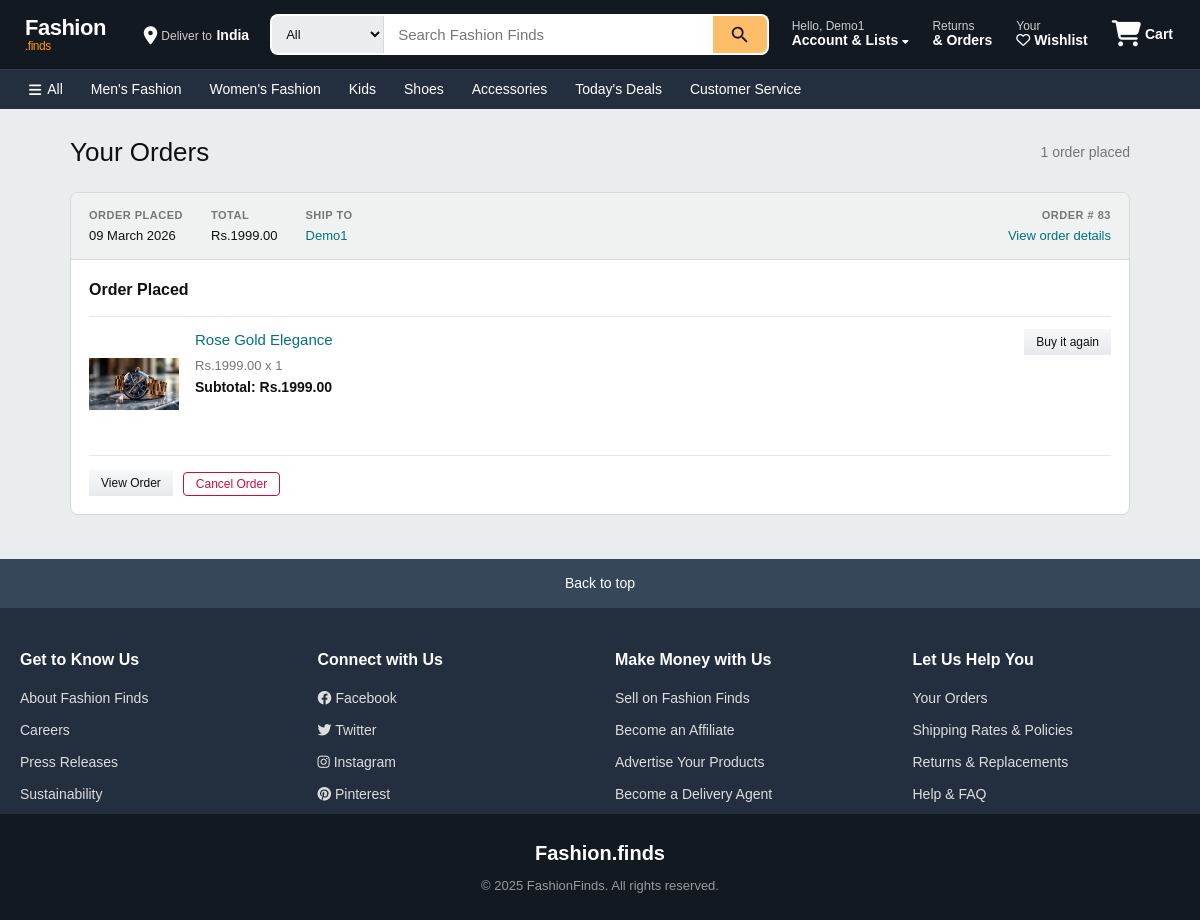
Page /my_orders (signed in) on the earlier database version.
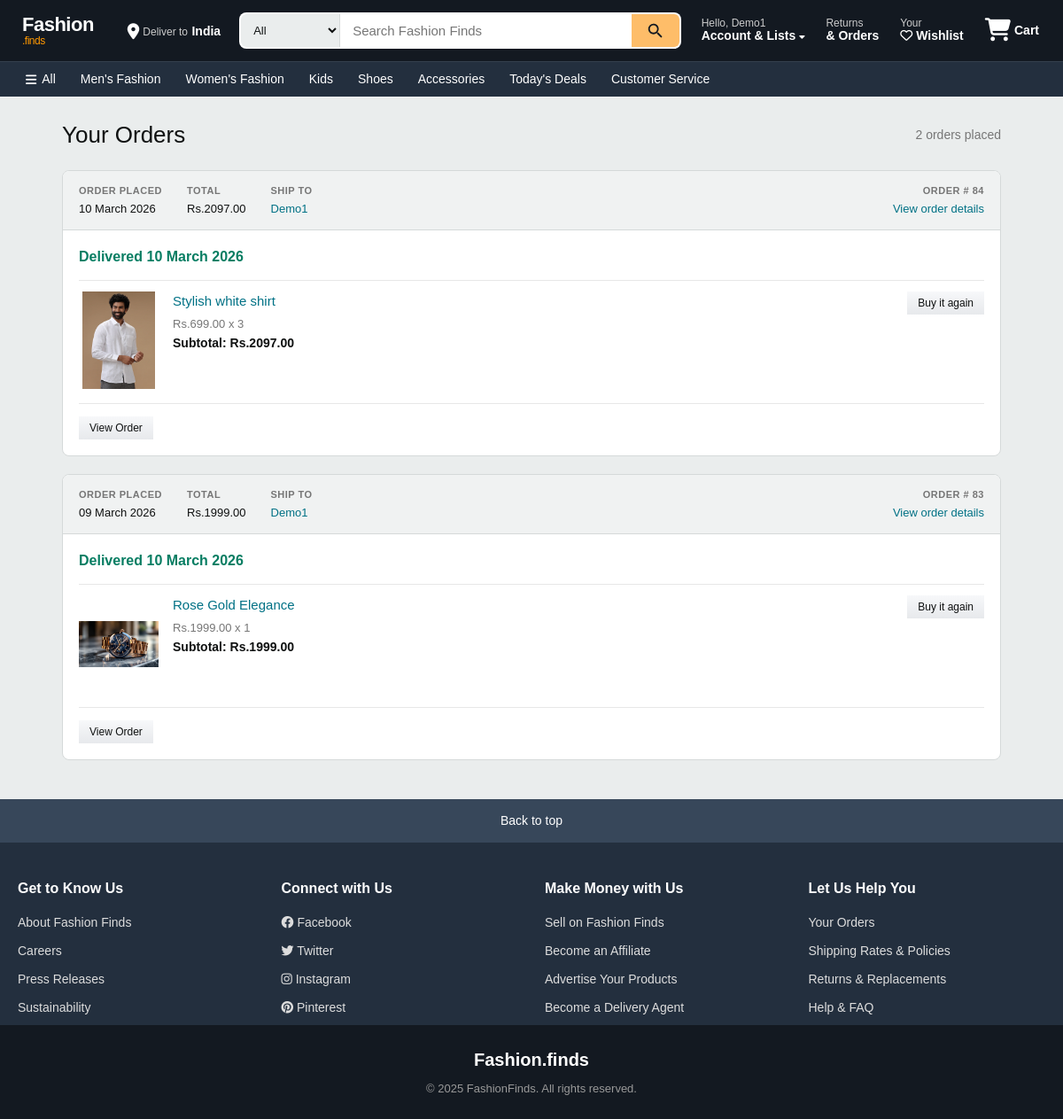
Same page on the later database version.
### app/models.py (models this page shows, shortened)
class User(db.Model, UserMixin):
    __tablename__ = 'users'
    id = db.Column(db.Integer, primary_key=True)
    name = db.Column(db.String(100), nullable=False)
    phone = db.Column(db.String(15), nullable=False)
    email = db.Column(db.String(100), unique=True, nullable=False)
    password = db.Column(db.String(255), nullable=False)
    address = db.Column(db.Text, nullable=False)
    state = db.Column(db.String(50), nullable=False)
    city = db.Column(db.String(50), nullable=False)
    pincode = db.Column(db.String(10), nullable=False)
    reset_token = db.Column(db.String(255), nullable=True)
    reset_token_expiry = db.Column(db.DateTime, nullable=True)
    approved = db.Column(db.Boolean, default=False)
    role = db.Column(db.String(10), nullable=False)

class Order(db.Model):
    __tablename__ = 'orders'
    id = db.Column(db.Integer, primary_key=True)
    user_id = db.Column(db.Integer, db.ForeignKey('users.id'), nullable=False)
    total_price = db.Column(db.Float, nullable=False)
    status = db.Column(db.String(50), nullable=False, default="Pending")  # ('Pending', 'Shipped', 'Delivered', 'Cancelled')
    order_date = db.Column(db.DateTime, nullable=False, default=lambda: datetime.now(timezone.utc))
    delivery_date = db.Column(db.DateTime, nullable=True)
    order_items = db.relationship('OrderItem', backref='order', lazy=True, cascade="all, delete-orphan")
    delivery_person_id = db.Column(db.Integer, db.ForeignKey('users.id'), nullable=True)
    customer_name = db.Column(db.String(100), nullable=False)
    address_line_1 = db.Column(db.String(100), nullable=False)
    state = db.Column(db.String(100), nullable=False)
    city = db.Column(db.String(100), nullable=False)
    pincode = db.Column(db.String(20), nullable=False)
    mail = db.Column(db.String(50), nullable=False)

class Product(db.Model):
    __tablename__ = 'products'
    id = db.Column(db.Integer, primary_key=True)
    product_name = db.Column(db.String(100), nullable=False)
    product_picture = db.Column(db.String(1000), nullable=False)
    current_price = db.Column(db.Float, nullable=False)
    previous_price = db.Column(db.Float, nullable=False)
    description = db.Column(db.String(2000), nullable=True)
    color = db.Column(db.String(15))
    rating = db.Column(db.Integer, default=0)
    sale = db.Column(db.Boolean, default=False)
    discount = db.Column(db.Integer, nullable=True, default=0)
    category = db.Column(db.String(100), nullable=False)
    brand_id = db.Column(db.Integer, db.ForeignKey('brands.id'), nullable=True)
    count = db.Column(db.Integer, nullable=False, default=0)
    quantity_size = db.relationship('ProductSize', backref='product', lazy=True, cascade="all, delete-orphan")
    carts = db.relationship('Cart', backref='cart_product', lazy=True, cascade="all, delete-orphan")
    wishlists = db.relationship('Wishlist', backref='wishlist_product', lazy=True, cascade="all, delete-orphan")
    order_items = db.relationship('OrderItem', backref='product', lazy=True, cascade="all, delete-orphan")

class OrderItem(db.Model):
    __tablename__ = 'order_items'
    id = db.Column(db.Integer, primary_key=True)
    order_id = db.Column(db.Integer, db.ForeignKey('orders.id'), nullable=False)
    product_id = db.Column(db.Integer, db.ForeignKey('products.id'), nullable=False)
    quantity = db.Column(db.Integer, nullable=False, default=1)
    unit_price = db.Column(db.Float, nullable=False)  # Price at time of purchase
    subtotal = db.Column(db.Float, nullable=False)  # quantity * unit_price

### app/views.py (the view)
@views.route('/my_orders')
@login_required
def my_orders():
    orders = Order.query.filter_by(user_id=current_user.id).order_by(Order.order_date.desc()).all()
    orders_with_items = []
    for order in orders:
        order_items = OrderItem.query.filter_by(order_id=order.id).all()
        items_data = [{
            'name': item.product.product_name,
            'quantity': item.quantity,
            'unit_price': item.unit_price,
            'subtotal': item.subtotal,
            'image': item.product.product_picture,
            'product_id': item.product.id,
        } for item in order_items]
        orders_with_items.append({
            'id': order.id,
            'status': order.status,
            'total_price': order.total_price,
            'order_date': order.order_date,
            'delivery_date': order.delivery_date,
            'customer_name': order.customer_name,
            'order_items': items_data
        })
    return render_template('my_orders.html', orders=orders_with_items)

### app/templates/my_orders.html (shortened to what this page needs)
{% extends 'base.html' %}
{% block content %}
<div class="orders-page">
    <div class="orders-header">
        <h1>Your Orders</h1>
        <p class="orders-subtitle">{{ orders|length }} order{{ 's' if orders|length != 1 else '' }} placed</p>
    </div>
    {% if orders %}
        {% for order in orders %}
        <div class="order-card">
            <div class="order-card-header">
                <div class="order-header-col">
                    <span class="order-header-label">ORDER PLACED</span>
                    <span class="order-header-value">{{ order.order_date.strftime('%d %B %Y') }}</span>
                </div>
                <div class="order-header-col">
                    <span class="order-header-label">TOTAL</span>
                    <span class="order-header-value">Rs.{{ "%.2f"|format(order.total_price) }}</span>
                </div>
                <div class="order-header-col">
                    <span class="order-header-label">SHIP TO</span>
                    <span class="order-header-value order-header-name">{{ order.customer_name }}</span>
                </div>
                <div class="order-header-col order-header-right">
                    <span class="order-header-label">ORDER # {{ order.id }}</span>
                    <a href="{{ url_for('views.view_order_items', order_id=order.id) }}" class="order-details-link">View order details</a>
                </div>
            </div>
            <div class="order-card-body">
                <div class="order-status-row">
                    <span class="order-status
                        {% if order.status == 'Delivered' %} status-delivered
                        {% elif order.status == 'Cancelled' %} status-cancelled
                        {% elif order.status == 'In Transit' %} status-transit
                        {% else %} status-pending
                        {% endif %}">
                        {% if order.status == 'Delivered' %}
                            Delivered {{ order.delivery_date.strftime('%d %B %Y') if order.delivery_date else '' }}
                        {% elif order.status == 'In Transit' %}
                            In Transit
                        {% elif order.status == 'Cancelled' %}
                            Cancelled
                        {% else %}
                            Order Placed
                        {% endif %}
                    </span>
                </div>
                {% for item in order.order_items %}
                <div class="order-item-row">
                    <div class="order-item-image">
                        <a href="{{ url_for('views.product_info', product_id=item.product_id) }}">
                            <img src="{{ url_for('views.get_image', filename=item.image) }}" alt="{{ item.name }}" onerror="this.src='https://via.placeholder.com/100x120?text=No+Image'">
                        </a>
                    </div>
                    <div class="order-item-info">
                        <a href="{{ url_for('views.product_info', product_id=item.product_id) }}" class="order-item-name">{{ item.name }}</a>
                        <div class="order-item-price">Rs.{{ "%.2f"|format(item.unit_price) }} x {{ item.quantity }}</div>
                        <div class="order-item-subtotal">Subtotal: Rs.{{ "%.2f"|format(item.subtotal) }}</div>
                    </div>
                    <div class="order-item-actions">
                        <a href="{{ url_for('views.product_info', product_id=item.product_id) }}" class="btn-amazon-secondary btn-sm">Buy it again</a>
                    </div>
                </div>
                {% endfor %}
                <div class="order-card-footer">
                    <a href="{{ url_for('views.view_order_items', order_id=order.id) }}" class="btn-amazon-secondary btn-sm">View Order</a>
                    {% if order.status == 'In Transit' or order.status == 'Pending' %}
                    <form action="{{ url_for('views.cancel_order', order_id=order.id) }}" method="POST" class="order-cancel-form">
                        <button type="submit" class="btn-cancel btn-sm" onclick="return confirm('Are you sure you want to cancel this order?')">Cancel Order</button>
                    </form>
                    {% endif %}
                </div>
            </div>
        </div>
        {% endfor %}
    {% endif %}
</div>
{% endblock %}

### app/templates/base.html (shortened to what this page needs)
<!DOCTYPE html>
<html lang="en">
<head>
    <link rel="stylesheet" href="https://cdnjs.cloudflare.com/ajax/libs/font-awesome/6.4.0/css/all.min.css">
    <link rel="stylesheet" href="{{url_for('static',filename='css/style.css')}}">
</head>
<body>
    {% include 'navbar.html' %}
    <main>
        {% block content %}
        {% endblock %}
    </main>
    {% include 'footer.html' %}
</body>
</html>

### app/templates/navbar.html (shortened to what this page needs)
<div class="nav-container">
    <div class="navbar-top">
        <div class="logo">
            <a href="/">Fashion<span class="logo-accent">.finds</span></a>
        </div>
        <div class="deliver-to">
            <i class="fas fa-location-dot"></i>
            <div>
                <span class="deliver-label">Deliver to</span>
                <span class="deliver-value">India</span>
            </div>
        </div>
        <div class="nav-search">
            <form action="{{ url_for('views.search') }}" method="GET" class="search-bar">
                <select name="category" class="search-category">
                    <option value="">All</option>
                </select>
                <input type="text" name="query" class="search-input"
                       placeholder="Search Fashion Finds" required>
                <button type="submit" class="search-button">
                </button>
            </form>
        </div>
        <div class="nav-actions">
            <div class="dropdown">
                <a href="{{ url_for('auth.account') }}" class="nav-action-item">
                    <span class="nav-action-label">Hello, {% if current_user.is_authenticated %}{{ current_user.name }}{% else %}sign in{% endif %}</span>
                    <span class="nav-action-value">Account & Lists <i class="fas fa-caret-down nav-dropdown-arrow"></i></span>
                </a>
            </div>
            <a href="{{ url_for('views.my_orders') }}" class="nav-action-item">
                <span class="nav-action-label">Returns</span>
                <span class="nav-action-value">& Orders</span>
            </a>
            <a href="/wishlist" class="nav-action-item">
                <span class="nav-action-label">Your</span>
                <span class="nav-action-value"><i class="far fa-heart"></i> Wishlist</span>
            </a>
            <a href="/cart" class="nav-cart">
                <span class="cart-icon-wrap">
                    <i class="fas fa-shopping-cart"></i>
                </span>
                <span class="cart-label">Cart</span>
            </a>
        </div>
    </div>
    <div class="navbar-bottom">
        <div class="navbar-bottom-inner">
            <a href="/" class="nav-cat-link"><i class="fas fa-bars"></i> All</a>
            <a href="{{ url_for('views.products_by_category', category_name='Men') }}" class="nav-cat-link">Men's Fashion</a>
            <a href="{{ url_for('views.products_by_category', category_name='Women') }}" class="nav-cat-link">Women's Fashion</a>
            <a href="{{ url_for('views.products_by_category', category_name='Kids') }}" class="nav-cat-link">Kids</a>
            <a href="{{ url_for('views.products_by_category', category_name='Shoes') }}" class="nav-cat-link">Shoes</a>
            <a href="{{ url_for('views.products_by_category', category_name='Accessories') }}" class="nav-cat-link">Accessories</a>
            <a href="{{ url_for('views.search') }}?query=sale" class="nav-cat-link">Today's Deals</a>
            <a href="{{ url_for('views.contact') }}" class="nav-cat-link">Customer Service</a>
        </div>
    </div>
</div>

### app/templates/footer.html (shortened to what this page needs)
<div class="back-to-top" onclick="window.scrollTo({top:0,behavior:'smooth'})">
    Back to top
</div>
<footer class="site-footer">
    <div class="footer-container">
        <div class="footer-section">
            <h4>Get to Know Us</h4>
            <ul class="footer-links">
                <li><a href="#">About Fashion Finds</a></li>
                <li><a href="#">Careers</a></li>
                <li><a href="#">Press Releases</a></li>
                <li><a href="#">Sustainability</a></li>
            </ul>
        </div>
        <div class="footer-section">
            <h4>Connect with Us</h4>
            <ul class="footer-links">
                <li><a href="#"><i class="fab fa-facebook"></i> Facebook</a></li>
                <li><a href="#"><i class="fab fa-twitter"></i> Twitter</a></li>
                <li><a href="#"><i class="fab fa-instagram"></i> Instagram</a></li>
                <li><a href="#"><i class="fab fa-pinterest"></i> Pinterest</a></li>
            </ul>
        </div>
        <div class="footer-section">
            <h4>Make Money with Us</h4>
            <ul class="footer-links">
                <li><a href="#">Sell on Fashion Finds</a></li>
                <li><a href="#">Become an Affiliate</a></li>
                <li><a href="#">Advertise Your Products</a></li>
                <li><a href="{{ url_for('delivery.delivery_application') }}">Become a Delivery Agent</a></li>
            </ul>
        </div>
        <div class="footer-section">
            <h4>Let Us Help You</h4>
            <ul class="footer-links">
                <li><a href="{{ url_for('views.my_orders') }}">Your Orders</a></li>
                <li><a href="{{ url_for('views.shipping_policy') }}">Shipping Rates & Policies</a></li>
                <li><a href="{{ url_for('views.returns_exchanges') }}">Returns & Replacements</a></li>
                <li><a href="/faqs">Help & FAQ</a></li>
            </ul>
        </div>
    </div>
    <div class="footer-bottom">
        <div class="footer-bottom-inner">
            <div class="footer-logo">Fashion<span class="logo-accent">.finds</span></div>
            <p>&copy; 2025 FashionFinds. All rights reserved.</p>
        </div>
    </div>
</footer>

Differences in the rows shown:
added Order: order_date "10 March 2026", total_price "2097.00", customer_name "Demo1", id "84", delivery_date "10 March 2026", product_picture (picture), quantity "3"
now on this page (row unchanged): Product: name "Stylish white shirt"
added OrderItem: unit_price "699.00", subtotal "2097.00"
changed Order "09 March 2026": delivery_date (not shown) → "10 March 2026"; status "Order Placed Cancel Order" → "Delivered"
Other differences:
{{ orders|length }}: "1" → "2"
{{ 's' if orders|length != 1 else '' }}: (not shown) → "s"
